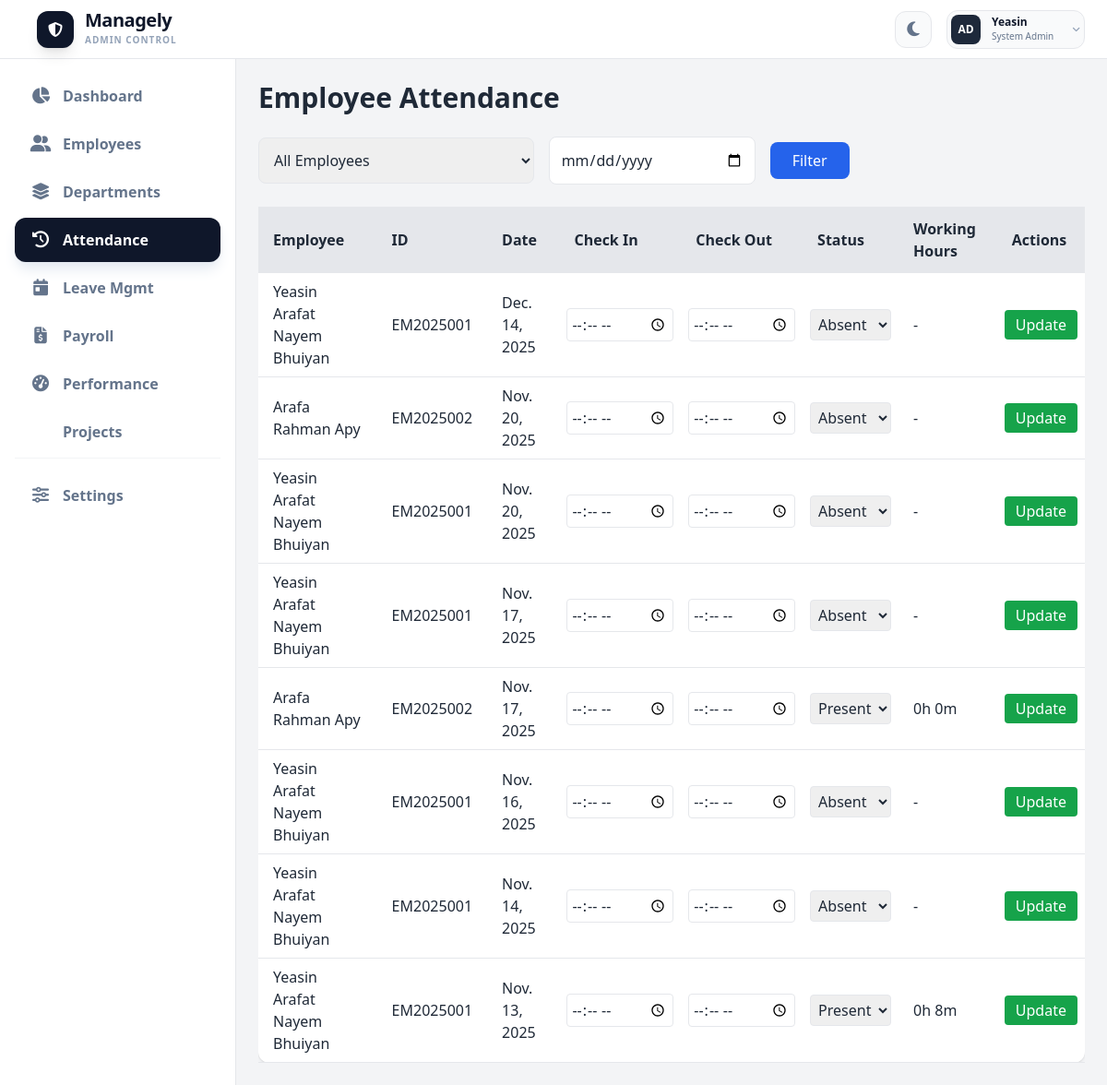
The page /adminportal/attendance/ (signed in) on the database as committed earlier.
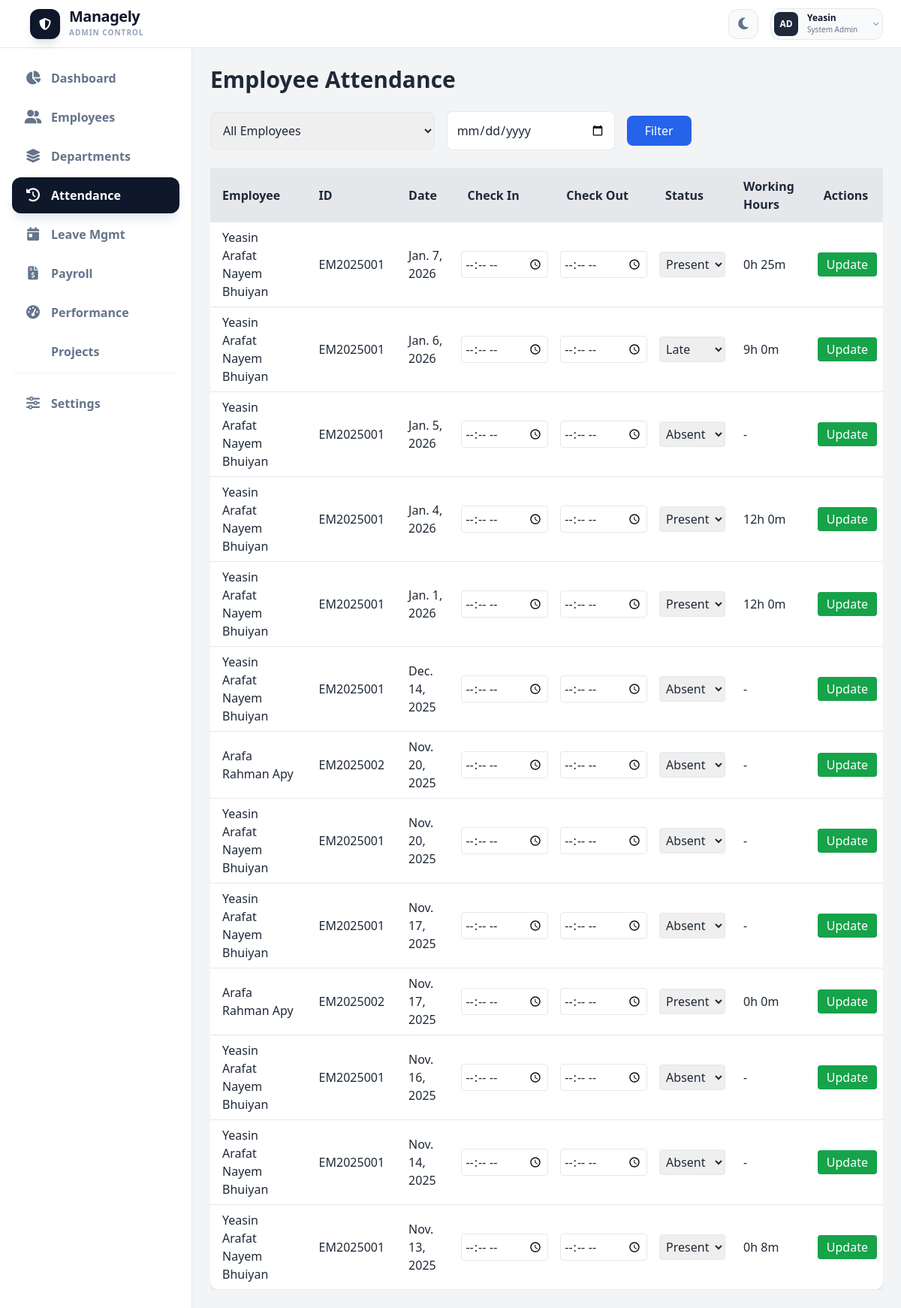
The same page on the database as committed later.
### employees/models.py (models this page shows, shortened)
class Attendance(models.Model):
    STATUS_CHOICES = [
        ('Present', 'Present'),
        ('Absent', 'Absent'),
        ('Late', 'Late'),
    ]
    employee = models.ForeignKey(EmployeeProfile, on_delete=models.CASCADE)
    date = models.DateField(default=timezone.localdate)
    check_in = models.TimeField(null=True, blank=True)
    check_out = models.TimeField(null=True, blank=True)
    status = models.CharField(max_length=10, choices=STATUS_CHOICES, default='Absent')
    def working_hours(self):
        if self.check_in and self.check_out:
            check_in_dt = datetime.combine(self.date, self.check_in)
            check_out_dt = datetime.combine(self.date, self.check_out)
            diff = check_out_dt - check_in_dt
            hours = int(diff.total_seconds() // 3600)
            minutes = int((diff.total_seconds() % 3600) // 60)
            return f"{hours}h {minutes}m"
        return "-"

### accounts/models.py (models this page shows, shortened)
class EmployeeProfile(models.Model):
    employee_id = models.CharField(max_length=20, unique=True, blank=True)
    full_name = models.CharField(max_length=100, blank=True, null=True)
    phone = models.CharField(max_length=15)
    department = models.ForeignKey(
        'adminpanel.Department',
        on_delete=models.SET_NULL,
        null=True,
        blank=True,
        related_name="employees"
    )
    designation = models.CharField(max_length=50, blank=True, null=True)
    role = models.CharField(max_length=50, blank=True, null=True)
    joining_date = models.DateField(blank=True, null=True)
    avatar = models.ImageField(upload_to='avatars/', blank=True, null=True)
    gender = models.CharField(max_length=10, choices=GENDER_CHOICES, blank=True, null=True)
    password = models.CharField(max_length=128)
    temp_password = models.CharField(max_length=20, blank=True)
    first_login = models.BooleanField(default=True)
    email = models.EmailField(blank=True, null=True)
    address = models.TextField(blank=True, null=True)
    emergency_name = models.CharField(max_length=100, blank=True, null=True)
    emergency_relation = models.CharField(max_length=50, blank=True, null=True)
    emergency_contact = models.CharField(max_length=20, blank=True, null=True)
    emergency_address = models.TextField(blank=True, null=True)
    is_active = models.BooleanField(default=True)

### adminpanel/views.py (the view, shortened to what this page needs)
# urls.py: path('attendance/', views.admin_attendance_view,
@login_required(login_url='/admin/')
def admin_attendance_view(request):
    employee_id = request.GET.get("employee_id", "")
    date_filter = request.GET.get("date", "")
    attendances = Attendance.objects.select_related('employee').order_by('-date')
    if employee_id:
        attendances = attendances.filter(employee__employee_id__icontains=employee_id)
    if date_filter:
        attendances = attendances.filter(date=date_filter)
    employees = EmployeeProfile.objects.all()  # for dropdown filter
    context = {
        "attendances": attendances,
        "employees": employees,
        "employee_id": employee_id,
        "date_filter": date_filter,
    }
    return render(request, "admin_attendance.html", context)

### accounts/context_processors.py (called while the page is built, shortened)
def global_employee(request):
    employee_id = request.session.get("employee_id")
    return {
        "global_profile": None
    }

### employees/context_processors.py (called while the page is built)
def notifications_processor(request):
    if request.user.is_authenticated:
        return base_notifications(request)
    return {"notifications": [], "unread_count": 0}

### employees/views.py (called while the page is built, shortened)
def base_notifications(request):
    employee_id = request.session.get("employee_id")
    notifications = []
    unread_count = 0
    return {
        "notifications": notifications,
        "unread_count": unread_count,
    }

### adminpanel/templates/admin_attendance.html (shortened to what this page needs)
{% load static %}
<!DOCTYPE html>
<html lang="en" class="light">
<head>
    <link rel="stylesheet" href="{% static 'css/theme.css' %}">
    <script src="https://cdn.tailwindcss.com"></script>
</head>
<body class="bg-gray-100 dark:bg-gray-900 text-gray-800 dark:text-gray-100 transition-colors duration-300">
{% include 'adminsidetopbar.html' %}
<div class="ml-64 mt-16 p-6">
    <h2 class="text-3xl font-bold mb-6">Employee Attendance</h2>
    <form method="GET" class="flex flex-col md:flex-row md:items-center md:space-x-4 mb-6">
        <select name="employee_id" class="w-full md:w-1/3 p-3 rounded-lg border dark:bg-gray-700 dark:border-blue-600">
            <option value="">All Employees</option>
        </select>
        <input type="date" name="date" value="{{ date_filter }}"
            class="w-full md:w-1/4 p-3 rounded-lg border dark:bg-gray-700 dark:border-blue-600">
        <button type="submit" class="bg-blue-600 text-white px-6 py-2 rounded-lg font-medium hover:bg-blue-700 transition mt-2 md:mt-0">
            Filter
        </button>
    </form>
<div class="overflow-x-auto">
    <table class="min-w-full bg-white dark:bg-gray-800 rounded-xl shadow">
        <thead class="bg-gray-200 dark:bg-gray-700 text-gray-800 dark:text-gray-100">
            <tr>
                <th class="py-3 px-4 text-left">Employee</th>
                <th class="py-3 px-4 text-left">ID</th>
                <th class="py-3 px-4 text-left">Date</th>
                <th class="py-3 px-4 text-left">Check In</th>
                <th class="py-3 px-4 text-left">Check Out</th>
                <th class="py-3 px-4 text-left">Status</th>
                <th class="py-3 px-4 text-left">Working Hours</th>
                <th class="py-3 px-4 text-left">Actions</th>
            </tr>
        </thead>
        <tbody>
            {% for att in attendances %}
            <tr class="border-b border-gray-200 dark:border-blue-700">
                <td class="py-2 px-4">{{ att.employee.full_name }}</td>
                <td class="py-2 px-4">{{ att.employee.employee_id }}</td>
                <td class="py-2 px-4">{{ att.date }}</td>
                <form method="POST" class="flex flex-row items-center space-x-2">
                    <td class="py-2 px-2">
                        <input type="time" name="check_in" value="{{ att.check_in|default_if_none:'' }}"
                        class="w-full p-1 rounded border dark:bg-gray-700 dark:border-blue-600">
                    </td>
                    <td class="py-2 px-2">
                        <input type="time" name="check_out" value="{{ att.check_out|default_if_none:'' }}"
                          class="w-full p-1 rounded border dark:bg-gray-700 dark:border-blue-600">
                    </td>
                    <td class="py-2 px-2">
                        <select name="status" class="p-1 rounded border dark:bg-gray-700 dark:border-blue-600">
    <option value="Present" {% if att.status == "Present" %}selected{% endif %}>Present</option>
    <option value="Absent" {% if att.status == "Absent" %}selected{% endif %}>Absent</option>
    <option value="Late" {% if att.status == "Late" %}selected{% endif %}>Late</option>
</select>
                    </td>
                    <td class="py-2 px-4">{{ att.working_hours }}</td>
                    <td class="py-2 px-2">
                        <button type="submit" class="bg-green-600 hover:bg-green-700 text-white px-3 py-1 rounded">Update</button>
                    </td>
                </form>
            </tr>
            {% empty %}
            <tr>
                <td colspan="8" class="py-4 text-center text-gray-600 dark:text-gray-300">No records found.</td>
            </tr>
            {% endfor %}
        </tbody>
    </table>
</div>
</div>
</body>
</html>

Rows that differ between the two databases and show on the page:
added Attendance: employee.full_name "Yeasin Arafat Nayem Bhuiyan", employee.employee_id "EM2025001", date "Jan. 7, 2026", status "Present", working_hours "0h 25m"
added Attendance: employee.full_name "Yeasin Arafat Nayem Bhuiyan", employee.employee_id "EM2025001", date "Jan. 6, 2026", status "Late", working_hours "9h 0m"
added Attendance: employee.full_name "Yeasin Arafat Nayem Bhuiyan", employee.employee_id "EM2025001", date "Jan. 5, 2026", status "Absent", working_hours "-"
added Attendance: employee.full_name "Yeasin Arafat Nayem Bhuiyan", employee.employee_id "EM2025001", date "Jan. 4, 2026", status "Present", working_hours "12h 0m"
added Attendance: employee.full_name "Yeasin Arafat Nayem Bhuiyan", employee.employee_id "EM2025001", date "Jan. 1, 2026", status "Present", working_hours "12h 0m"
